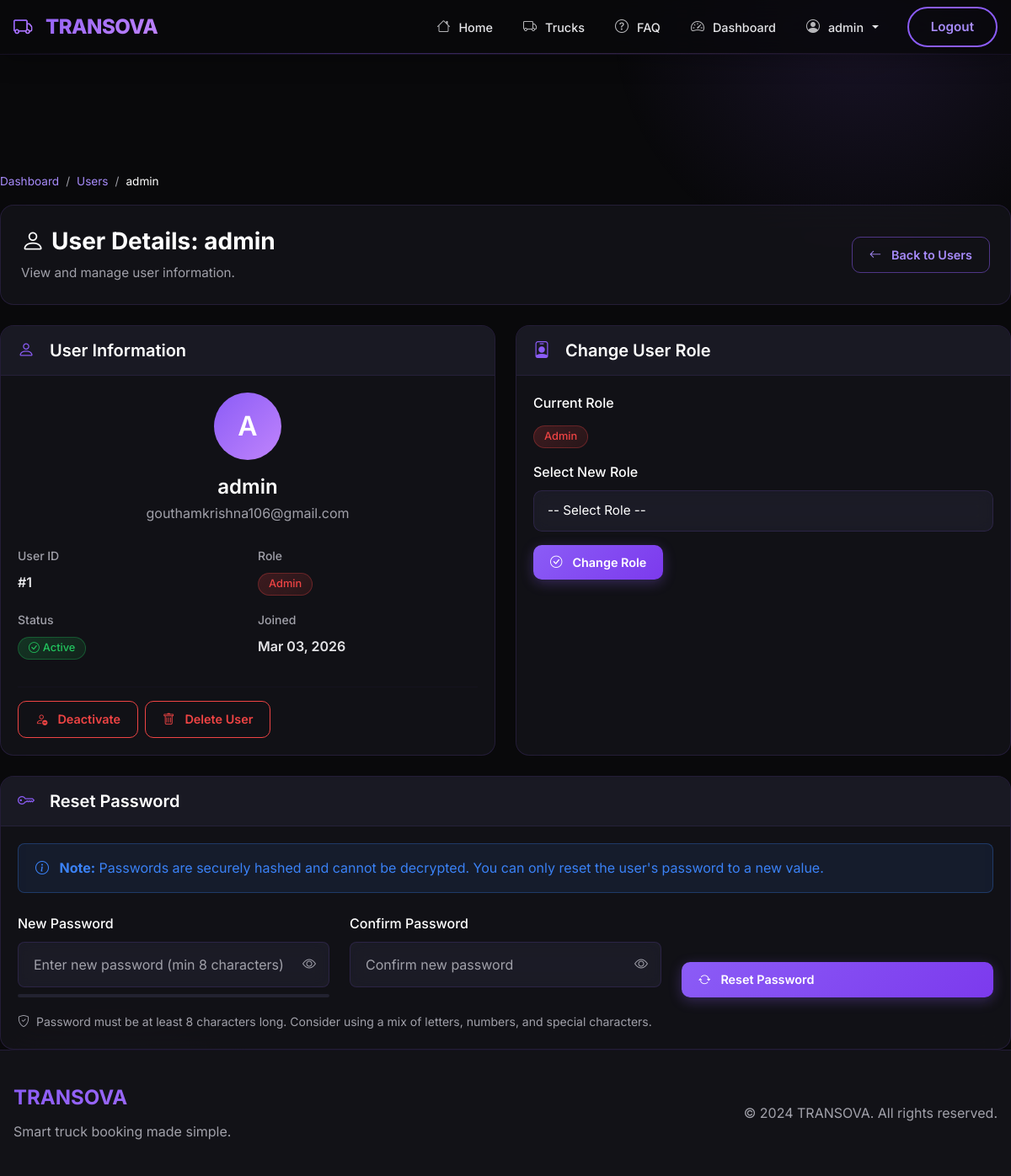
Before: /bookings/admin/users/1/ (signed in) with the older database file.
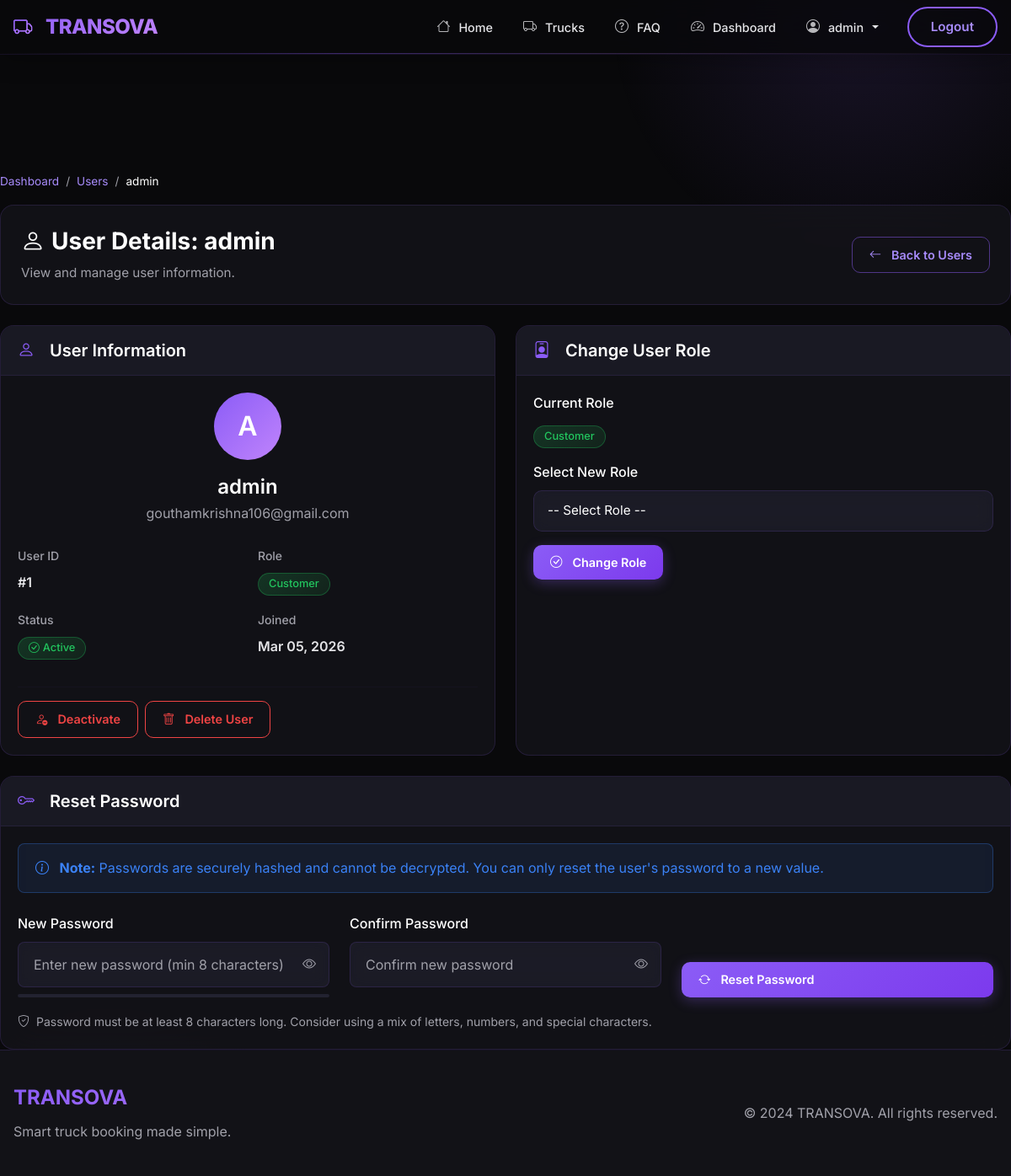
After: the same page with the newer database file.
### accounts/models.py (models this page shows, shortened)
class User(AbstractUser):
    ROLE_ADMIN = "ADMIN"
    ROLE_COMPANY = "COMPANY"
    ROLE_CUSTOMER = "CUSTOMER"
    ROLE_DRIVER = "DRIVER"
    ROLE_CHOICES = (
        (ROLE_ADMIN, "Admin"),
        (ROLE_COMPANY, "Company"),
        (ROLE_CUSTOMER, "Customer"),
        (ROLE_DRIVER, "Driver"),
    )
    role = models.CharField(
        max_length=20,
        choices=ROLE_CHOICES,
        default=ROLE_CUSTOMER
    )
    phone = models.CharField(max_length=20, blank=True)
    address = models.TextField(blank=True)
    profile_picture = models.ImageField(upload_to='profile_pics/', blank=True, null=True)
    date_of_birth = models.DateField(null=True, blank=True)
    gender = models.CharField(max_length=10, choices=[
        ('male', 'Male'),
        ('female', 'Female'),
        ('other', 'Other'),
    ], blank=True)
    groups = models.ManyToManyField(
        'auth.Group',
        verbose_name='groups',
        blank=True,
        help_text='The groups this user belongs to.',
        related_name='custom_user_set',
        related_query_name='user',
    )
    user_permissions = models.ManyToManyField(
        'auth.Permission',
        verbose_name='user permissions',
        blank=True,
        help_text='Specific permissions for this user.',
        related_name='custom_user_set',
        related_query_name='user',
    )

### bookings/views.py (the view)
# urls.py: path("admin/users/<int:user_id>/", admin_user_detail, name="admin_user_detail"),
@login_required(login_url='/login/')
def admin_user_detail(request, user_id):
    if not (request.user.is_staff or request.user.is_superuser or request.user.role == 'ADMIN'):
        messages.error(request, "You are not authorized to view this page.")
        return redirect('login')
    user = get_object_or_404(User, id=user_id)
    return render(request, "bookings/admin_user_detail.html", {"user_obj": user})

### bookings/context_processors.py (called while the page is built)
def pending_companies_count(request):
    try:
        if request.user.is_authenticated and (request.user.is_staff or request.user.is_superuser or request.user.role == 'ADMIN'):
            return {'pending_companies': Company.objects.filter(is_approved=False).count()}
    except:
        pass
    return {'pending_companies': 0}

### bookings/templates/bookings/admin_user_detail.html (shortened to what the changed rows need)
{% extends "bookings/admin_base.html" %}
{% block admin_content %}
<nav class="admin-breadcrumb">
    <a href="{% url 'admin_dashboard' %}">Dashboard</a>
    <span class="separator">/</span>
    <a href="{% url 'admin_users' %}">Users</a>
    <span class="separator">/</span>
    <span class="current">{{ user_obj.username }}</span>
</nav>
<div class="admin-page-header">
    <div class="row align-items-center">
        <div class="col-md-8">
            <h1 class="admin-page-title">
                <i class="bi bi-person me-2"></i>User Details: {{ user_obj.username }}
            </h1>
            <p class="admin-page-subtitle">View and manage user information.</p>
        </div>
    </div>
</div>
<div class="row">
    <div class="col-lg-6 mb-4">
        <div class="admin-card h-100">
            <div class="card-body">
                <div class="user-profile text-center mb-4">
                    <div class="user-avatar-large" style="width: 80px; height: 80px; border-radius: 50%; background: linear-gradient(135deg, #8b5cf6, #c084fc); display: flex; align-items: center; justify-content: center; margin: 0 auto 16px; font-size: 2rem; color: white; font-weight: 600;">
                        {{ user_obj.username|make_list|first|upper }}
                    </div>
                    <h4 class="mb-1">{{ user_obj.username }}</h4>
                    <p class="text-muted mb-0">{{ user_obj.email }}</p>
                </div>
                <div class="row">
                    <div class="col-6 mb-3">
                        <label class="form-label text-muted small">User ID</label>
                        <p class="fs-6 fw-semibold mb-0">#{{ user_obj.id }}</p>
                    </div>
                    <div class="col-6 mb-3">
                        <p class="fs-6 fw-semibold mb-0">
                            {% if user_obj.role == 'ADMIN' %}
                                <span class="badge badge-admin badge-danger-custom">Admin</span>
                            {% elif user_obj.role == 'COMPANY' %}
                                <span class="badge badge-admin badge-info-custom">Company</span>
                            {% elif user_obj.role == 'DRIVER' %}
                                <span class="badge badge-admin badge-warning-custom">Driver</span>
                            {% else %}
                                <span class="badge badge-admin badge-success-custom">Customer</span>
                            {% endif %}
                        </p>
                    </div>
                    <div class="col-6 mb-3">
                        <label class="form-label text-muted small">Joined</label>
                        <p class="fs-6 fw-semibold mb-0">{{ user_obj.date_joined|date:"M d, Y" }}</p>
                    </div>
                </div>
            </div>
        </div>
    </div>
    <div class="col-lg-6 mb-4">
        <div class="admin-card h-100">
            <div class="card-body">
                <form method="POST" action="{% url 'admin_user_change_role' user_obj.id %}">
                    <div class="mb-3">
                        <div class="fs-5">
                            {% if user_obj.role == 'ADMIN' %}
                                <span class="badge badge-admin badge-danger-custom">Admin</span>
                            {% elif user_obj.role == 'COMPANY' %}
                                <span class="badge badge-admin badge-info-custom">Company</span>
                            {% elif user_obj.role == 'DRIVER' %}
                                <span class="badge badge-admin badge-warning-custom">Driver</span>
                            {% else %}
                                <span class="badge badge-admin badge-success-custom">Customer</span>
                            {% endif %}
                        </div>
                    </div>
                </form>
            </div>
        </div>
    </div>
</div>
{% endblock %}

### bookings/templates/bookings/base.html (shortened to what this page needs)
{% load static %}
<!DOCTYPE html>
<html lang="en">
<head>
    <link href="https://cdn.jsdelivr.net/npm/bootstrap@5.3.3/dist/css/bootstrap.min.css" rel="stylesheet">
    <link href="https://cdn.jsdelivr.net/npm/bootstrap-icons@1.11.3/font/bootstrap-icons.css" rel="stylesheet">
    <link rel="stylesheet" href="{% static 'css/theme.css' %}">
</head>
<body>
<nav class="navbar navbar-expand-lg kontrek-navbar fixed-top">
    <div class="container">
        <a class="navbar-brand" href="/">
            <i class="bi bi-truck me-2"></i>TRANSOVA
        </a>
        <div class="collapse navbar-collapse" id="nav">
            <ul class="navbar-nav ms-auto align-items-lg-center">
                <li class="nav-item">
                    <a class="nav-link {% if request.path == '/' %}active{% endif %}" href="/">
                        <i class="bi bi-house me-1"></i> Home
                    </a>
                </li>
                <li class="nav-item">
                    <a class="nav-link {% if '/trucks/' in request.path %}active{% endif %}" href="/trucks/">
                        <i class="bi bi-truck me-1"></i> Trucks
                    </a>
                </li>
                <li class="nav-item">
                    <a class="nav-link {% if '/faq/' in request.path %}active{% endif %}" href="/faq/">
                        <i class="bi bi-question-circle me-1"></i> FAQ
                    </a>
                </li>
                {% if user.is_authenticated %}
                    {% if user.is_staff or user.is_superuser or user.role == 'ADMIN' %}
                    <li class="nav-item">
                        <a class="nav-link" href="/bookings/admin-dashboard/">
                            <i class="bi bi-speedometer2 me-1"></i> Dashboard
                        </a>
                    </li>
                    <li class="nav-item dropdown">
                        <a class="nav-link dropdown-toggle" href="#" role="button" data-bs-toggle="dropdown">
                            <i class="bi bi-person-circle me-1"></i> {{ user.username }}
                        </a>
                    </li>
                    {% elif user.role == 'COMPANY' %}
                    <li class="nav-item"><a class="nav-link" href="/fleet/dashboard/"><i class="bi bi-speedometer2 me-1"></i> Dashboard</a></li>
                    {% else %}
                    <li class="nav-item"><a class="nav-link" href="/dashboard/"><i class="bi bi-speedometer2 me-1"></i> Dashboard</a></li>
                    {% endif %}
                    <li class="nav-item">
                        <a class="kontrek-btn-outline ms-lg-3" href="/logout/">Logout</a>
                    </li>
                {% endif %}
            </ul>
        </div>
    </div>
</nav>
<main class="kontrek-container">
    {% block content %}{% endblock %}
</main>
<footer class="footer-custom">
    <div class="container">
        <div class="row align-items-center">
            <div class="col-md-6">
                <h5 class="footer-brand">TRANSOVA</h5>
                <p class="text-muted mb-0">Smart truck booking made simple.</p>
            </div>
            <div class="col-md-6 text-md-end">
                <p class="text-muted mb-0">&copy; 2024 TRANSOVA. All rights reserved.</p>
            </div>
        </div>
    </div>
</footer>
</body>
</html>

Changed rows visible on the page:
changed User "admin": role "ADMIN" → "CUSTOMER" (drawn); date_joined "Mar 03, 2026" → "Mar 05, 2026"
Other visible differences:
text no longer shown: "Admin Admin"
text now shown: "Customer Customer"
